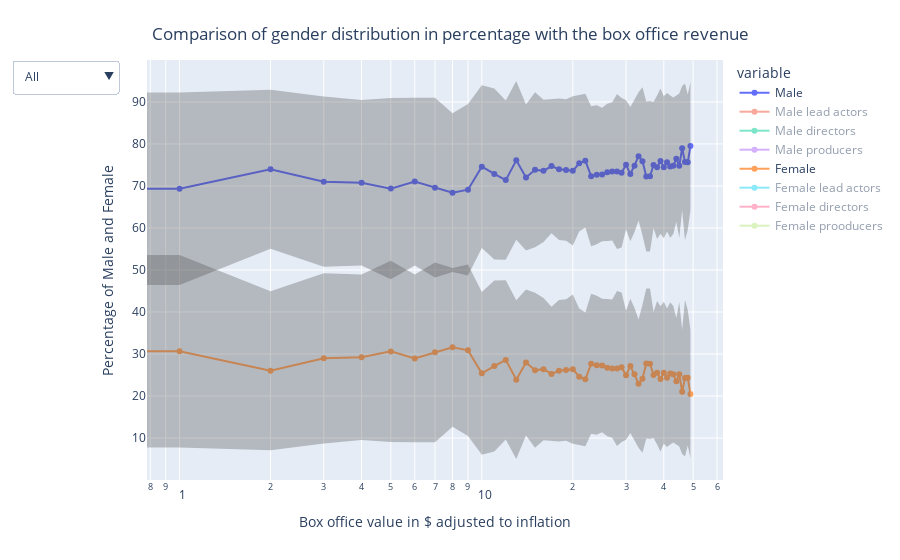

Here is the notebook cell this chart was saved with:
### Markdown cell above
Do the same for romance movies

### Code cell
# set up start plot
fig = px.line(
    df_box_per_years, 
    y=df_box_per_years.columns, 
    labels={
        'index': 'Box office value in $ adjusted to inflation',
        'box_office_value': 'Box office value in $ adjusted to inflation',
        'value': 'Percentage of Male and Female',
    },
    markers=True,
    log_x=True,
)

cat_stds = ['male_all', 'female_all', 'male_actors', 'female_actors', 'male_director', 'female_director', 'male_producer', 'female_producer']
for cat_std in cat_stds:
    fig.add_trace(
        go.Scatter(
            name=cat_std,
            x=list(df_box_per_years.index),
            y=df_box_per_years[cat_std] + df_stds['{}_std'.format(cat_std)],
            mode='lines',
            marker=dict(color="#444"),
            line=dict(width=0),
            showlegend=False
        )
    )
    fig.add_trace(
        go.Scatter(
            name=cat_std,
            x=list(df_box_per_years.index),
            y=df_box_per_years[cat_std] - df_stds['{}_std'.format(cat_std)],
            marker=dict(color="#444"),
            line=dict(width=0),
            mode='lines',
            fillcolor='rgba(68, 68, 68, 0.3)',
            fill='tonexty',
            showlegend=False
        )
    )

# groups and trace visibilities
categories = {
    'All':['male_all', 'female_all'], 
    'Lead Actors':['male_actors', 'female_actors'],
    'Directors':['male_director', 'female_director'],
    'Producers':['male_producer', 'female_producer'],
}
visibleCats = {}
for cat, cols in categories.items():
    visibleCats[cat] = [col in cols for col in df_box_per_years.columns]

for cat, cols in categories.items():
    vis = [2*[col[:-4] in cols] for col in df_stds.columns]
    visFlat = [item for sublist in vis for item in sublist]
    visibleCats[cat].extend(visFlat)

buttons = []
for cat, vis in visibleCats.items():
    button = dict(label=cat,
                    method = 'restyle',
                    args = ['visible',vis])
    buttons.append(button)

# update layout with buttons                       
fig.update_layout(
    updatemenus=[
        dict(
        type="dropdown",
        direction="down",
        buttons = buttons)
    ],
    hovermode='x'
)

variableNames = {
    'male_all': 'Male',
    'female_all': 'Female',
    'male_actors': 'Male lead actors',
    'female_actors': 'Female lead actors',
    'male_director': 'Male directors',
    'female_director': 'Female directors',
    'male_producer': 'Male producers',
    'female_producer': 'Female prooducers',
}

fig.for_each_trace(
    lambda t: t.update(
        visible = True if t.name in categories['All'] else "legendonly",
        name = variableNames.get(t.name) if variableNames.get(t.name) else t.name
    )
)

fig.update_layout(
    title={
        'text': "Comparison of gender distribution in percentage with the box office revenue",
        'y':0.95,
        'x':0.5,
        'xanchor': 'center',
        'yanchor': 'top'},
)

# buttons
fig.show()
plotly.offline.plot(fig, filename=os.path.join(PLOTS_PATH, 'gender_ratio_box_office.html'))

### Figure 1 — Plotly figure (JSON) as saved in the notebook; plotly's stock layout.template omitted (floating-point values rounded to 4 significant figures)
{"data": [{"hovertemplate": "variable=male_all<br>Box office value in $ adjusted to inflation=%{x}<br>Percentage of Male and Female=%{y}<extra></extra>", "legendgroup": "male_all", "line": {"color": "#636efa", "dash": "solid"}, "marker": {"symbol": "circle"}, "mode": "lines+markers", "name": "Male", "orientation": "v", "showlegend": true, "type": "scatter", "visible": true, "x": [0, 1, 2, 3, 4, 5, 6, 7, 8, 9, 10, 11, 12, 13, 14, 15, 16, 17, 18, 19, 20, 21, 22, 23, 24, 25, 26, 27, 28, 29, 30, 31, 32, 33, 34, 35, 36, 37, 38, 39, 40, 41, 42, 43, 44, 45, 46, 47, 48, 49], "xaxis": "x", "y": [69.79, 69.32, 73.99, 71.03, 70.76, 69.37, 71.05, 69.61, 68.41, 69.11, 74.6, 72.87, 71.4, 76.09, 72.04, 73.85, 73.6, 74.74, 73.99, 73.81, 73.6, 75.4, 76.03, 72.3, 72.69, 72.71, 73.24, 73.47, 73.45, 73.14, 75.05, 72.83, 74.81, 77.05, 75.89, 72.26, 72.32, 75, 74.46, 75.91, 74.46, 75.64, 74.61, 74.79, 76.5, 74.81, 79.01, 75.72, 75.63, 79.5], "yaxis": "y"}, {"hovertemplate": "variable=male_actors<br>Box office value in $ adjusted to inflation=%{x}<br>Percentage of Male and Female=%{y}<extra></extra>", "legendgroup": "male_actors", "line": {"color": "#EF553B", "dash": "solid"}, "marker": {"symbol": "circle"}, "mode": "lines+markers", "name": "Male lead actors", "orientation": "v", "showlegend": true, "type": "scatter", "visible": "legendonly", "x": [0, 1, 2, 3, 4, 5, 6, 7, 8, 9, 10, 11, 12, 13, 14, 15, 16, 17, 18, 19, 20, 21, 22, 23, 24, 25, 26, 27, 28, 29, 30, 31, 32, 33, 34, 35, 36, 37, 38, 39, 40, 41, 42, 43, 44, 45, 46, 47, 48, 49], "xaxis": "x", "y": [63.14, 60.61, 65.22, 64.76, 62.14, 63.49, 61.21, 61.13, 62.44, 59.59, 67.03, 65.82, 63.23, 69.3, 63.02, 67.15, 66.36, 66.38, 64.43, 66.29, 65.67, 66.87, 67.38, 62.68, 62.9, 64.08, 66.37, 65.65, 66.42, 63.96, 67.27, 64.24, 66.6, 68.85, 66.52, 64.03, 64.85, 67.35, 66.67, 67.87, 65.84, 65.95, 67.23, 66.38, 68.27, 64.94, 71.21, 66.51, 69.66, 72.22], "yaxis": "y"}, {"hovertemplate": "variable=male_director<br>Box office value in $ adjusted to inflation=%{x}<br>Percentage of Male and Female=%{y}<extra></extra>", "legendgroup": "male_director", "line": {"color": "#00cc96", "dash": "solid"}, "marker": {"symbol": "circle"}, "mode": "lines+markers", "name": "Male directors", "orientation": "v", "showlegend": true, "type": "scatter", "visible": "legendonly", "x": [0, 1, 2, 3, 4, 5, 6, 7, 8, 9, 10, 11, 12, 13, 14, 15, 16, 17, 18, 19, 20, 21, 22, 23, 24, 25, 26, 27, 28, 29, 30, 31, 32, 33, 34, 35, 36, 37, 38, 39, 40, 41, 42, 43, 44, 45, 46, 47, 48, 49], "xaxis": "x", "y": [89.36, 87.01, 91.77, 88.54, 91.67, 86.58, 93.67, 88.89, 85.8, 93.08, 96.79, 91.03, 87.65, 91.98, 98.77, 93.17, 95.62, 95.09, 96.32, 92.64, 93.87, 97.58, 98.17, 97.56, 95.76, 95.76, 93.94, 93.9, 93.98, 94.51, 96.34, 94.55, 96.39, 96.99, 95.12, 95.78, 95.18, 95.81, 94.58, 96.34, 96.99, 98.79, 95.78, 96.39, 97.59, 97.59, 100, 95.18, 95.76, 98.78], "yaxis": "y"}, {"hovertemplate": "variable=male_producer<br>Box office value in $ adjusted to inflation=%{x}<br>Percentage of Male and Female=%{y}<extra></extra>", "legendgroup": "male_producer", "line": {"color": "#ab63fa", "dash": "solid"}, "marker": {"symbol": "circle"}, "mode": "lines+markers", "name": "Male producers", "orientation": "v", "showlegend": true, "type": "scatter", "visible": "legendonly", "x": [0, 1, 2, 3, 4, 5, 6, 7, 8, 9, 10, 11, 12, 13, 14, 15, 16, 17, 18, 19, 20, 21, 22, 23, 24, 25, 26, 27, 28, 29, 30, 31, 32, 33, 34, 35, 36, 37, 38, 39, 40, 41, 42, 43, 44, 45, 46, 47, 48, 49], "xaxis": "x", "y": [79.55, 85.05, 90.53, 81.48, 86.41, 84.85, 89.52, 83.93, 80.87, 90.09, 89.6, 81.74, 89.23, 91.15, 88.5, 89.34, 88.37, 92.65, 94.78, 91.73, 90.91, 93.89, 94.93, 93.01, 93.53, 93.48, 89.47, 89.44, 90.85, 94.48, 91.1, 93.15, 91.43, 94, 93.62, 85.62, 88.59, 90.38, 91.95, 91.03, 90.62, 88.61, 88.08, 91.61, 91.82, 93.08, 91.36, 90.85, 81.99, 85.37], "yaxis": "y"}, {"hovertemplate": "variable=female_all<br>Box office value in $ adjusted to inflation=%{x}<br>Percentage of Male and Female=%{y}<extra></extra>", "legendgroup": "female_all", "line": {"color": "#FFA15A", "dash": "solid"}, "marker": {"symbol": "circle"}, "mode": "lines+markers", "name": "Female", "orientation": "v", "showlegend": true, "type": "scatter", "visible": true, "x": [0, 1, 2, 3, 4, 5, 6, 7, 8, 9, 10, 11, 12, 13, 14, 15, 16, 17, 18, 19, 20, 21, 22, 23, 24, 25, 26, 27, 28, 29, 30, 31, 32, 33, 34, 35, 36, 37, 38, 39, 40, 41, 42, 43, 44, 45, 46, 47, 48, 49], "xaxis": "x", "y": [30.21, 30.68, 26.01, 28.97, 29.24, 30.63, 28.95, 30.39, 31.59, 30.89, 25.4, 27.13, 28.6, 23.91, 27.96, 26.15, 26.4, 25.26, 26.01, 26.19, 26.4, 24.6, 23.97, 27.7, 27.31, 27.29, 26.76, 26.53, 26.55, 26.86, 24.95, 27.17, 25.19, 22.95, 24.11, 27.74, 27.68, 25, 25.54, 24.09, 25.54, 24.36, 25.39, 25.21, 23.5, 25.19, 20.99, 24.28, 24.37, 20.5], "yaxis": "y"}, {"hovertemplate": "variable=female_actors<br>Box office value in $ adjusted to inflation=%{x}<br>Percentage of Male and Female=%{y}<extra></extra>", "legendgroup": "female_actors", "line": {"color": "#19d3f3", "dash": "solid"}, "marker": {"symbol": "circle"}, "mode": "lines+markers", "name": "Female lead actors", "orientation": "v", "showlegend": true, "type": "scatter", "visible": "legendonly", "x": [0, 1, 2, 3, 4, 5, 6, 7, 8, 9, 10, 11, 12, 13, 14, 15, 16, 17, 18, 19, 20, 21, 22, 23, 24, 25, 26, 27, 28, 29, 30, 31, 32, 33, 34, 35, 36, 37, 38, 39, 40, 41, 42, 43, 44, 45, 46, 47, 48, 49], "xaxis": "x", "y": [36.86, 39.39, 34.78, 35.24, 37.86, 36.51, 38.79, 38.87, 37.56, 40.41, 32.97, 34.18, 36.77, 30.7, 36.98, 32.85, 33.64, 33.62, 35.57, 33.71, 34.33, 33.13, 32.62, 37.32, 37.1, 35.92, 33.63, 34.35, 33.58, 36.04, 32.73, 35.76, 33.4, 31.15, 33.48, 35.97, 35.15, 32.65, 33.33, 32.13, 34.16, 34.05, 32.77, 33.62, 31.73, 35.06, 28.79, 33.49, 30.34, 27.78], "yaxis": "y"}, {"hovertemplate": "variable=female_director<br>Box office value in $ adjusted to inflation=%{x}<br>Percentage of Male and Female=%{y}<extra></extra>", "legendgroup": "female_director", "line": {"color": "#FF6692", "dash": "solid"}, "marker": {"symbol": "circle"}, "mode": "lines+markers", "name": "Female directors", "orientation": "v", "showlegend": true, "type": "scatter", "visible": "legendonly", "x": [0, 1, 2, 3, 4, 5, 6, 7, 8, 9, 10, 11, 12, 13, 14, 15, 16, 17, 18, 19, 20, 21, 22, 23, 24, 25, 26, 27, 28, 29, 30, 31, 32, 33, 34, 35, 36, 37, 38, 39, 40, 41, 42, 43, 44, 45, 46, 47, 48, 49], "xaxis": "x", "y": [10.64, 12.99, 8.228, 11.46, 8.333, 13.42, 6.329, 11.11, 14.2, 6.918, 3.205, 8.974, 12.35, 8.025, 1.227, 6.832, 4.375, 4.908, 3.681, 7.362, 6.135, 2.424, 1.829, 2.439, 4.242, 4.242, 6.061, 6.098, 6.024, 5.488, 3.659, 5.455, 3.614, 3.012, 4.878, 4.217, 4.819, 4.192, 5.422, 3.659, 3.012, 1.212, 4.217, 3.614, 2.41, 2.41, 0, 4.819, 4.242, 1.22], "yaxis": "y"}, {"hovertemplate": "variable=female_producer<br>Box office value in $ adjusted to inflation=%{x}<br>Percentage of Male and Female=%{y}<extra></extra>", "legendgroup": "female_producer", "line": {"color": "#B6E880", "dash": "solid"}, "marker": {"symbol": "circle"}, "mode": "lines+markers", "name": "Female prooducers", "orientation": "v", "showlegend": true, "type": "scatter", "visible": "legendonly", "x": [0, 1, 2, 3, 4, 5, 6, 7, 8, 9, 10, 11, 12, 13, 14, 15, 16, 17, 18, 19, 20, 21, 22, 23, 24, 25, 26, 27, 28, 29, 30, 31, 32, 33, 34, 35, 36, 37, 38, 39, 40, 41, 42, 43, 44, 45, 46, 47, 48, 49], "xaxis": "x", "y": [20.45, 14.95, 9.474, 18.52, 13.59, 15.15, 10.48, 16.07, 19.13, 9.91, 10.4, 18.26, 10.77, 8.85, 11.5, 10.66, 11.63, 7.353, 5.224, 8.271, 9.091, 6.107, 5.072, 6.993, 6.475, 6.522, 10.53, 10.56, 9.155, 5.517, 8.904, 6.849, 8.571, 6, 6.383, 14.38, 11.41, 9.615, 8.054, 8.974, 9.375, 11.39, 11.92, 8.387, 8.176, 6.918, 8.642, 9.146, 18.01, 14.63], "yaxis": "y"}, {"line": {"width": 0}, "marker": {"color": "#444"}, "mode": "lines", "name": "Male", "showlegend": false, "type": "scatter", "visible": true, "x": [0, 1, 2, 3, 4, 5, 6, 7, 8, 9, 10, 11, 12, 13, 14, 15, 16, 17, 18, 19, 20, 21, 22, 23, 24, 25, 26, 27, 28, 29, 30, 31, 32, 33, 34, 35, 36, 37, 38, 39, 40, 41, 42, 43, 44, 45, 46, 47, 48, 49], "y": [92.18, 92.24, 92.92, 91.29, 90.48, 90.92, 91.02, 90.97, 87.31, 89.51, 93.95, 93.23, 90.33, 94.98, 89.41, 92.31, 90.52, 90.71, 90.83, 90.66, 91.35, 91.66, 91.96, 88.95, 89.22, 88.6, 89.58, 89.91, 91.88, 90.92, 90.42, 88.82, 90.59, 92.31, 93.51, 90.11, 90.22, 89.97, 91.52, 93.22, 91.37, 92.1, 91.55, 91.03, 91.56, 92.01, 93.79, 94.38, 91.74, 94.75]}, {"fill": "tonexty", "fillcolor": "rgba(68, 68, 68, 0.3)", "line": {"width": 0}, "marker": {"color": "#444"}, "mode": "lines", "name": "Male", "showlegend": false, "type": "scatter", "visible": true, "x": [0, 1, 2, 3, 4, 5, 6, 7, 8, 9, 10, 11, 12, 13, 14, 15, 16, 17, 18, 19, 20, 21, 22, 23, 24, 25, 26, 27, 28, 29, 30, 31, 32, 33, 34, 35, 36, 37, 38, 39, 40, 41, 42, 43, 44, 45, 46, 47, 48, 49], "y": [47.4, 46.41, 55.06, 50.77, 51.05, 47.82, 51.08, 48.24, 49.5, 48.71, 55.26, 52.52, 52.46, 57.2, 54.67, 55.39, 56.67, 58.77, 57.15, 56.97, 55.85, 59.14, 60.09, 55.65, 56.15, 56.82, 56.9, 57.02, 55.02, 55.36, 59.68, 56.85, 59.03, 61.79, 58.27, 54.42, 54.43, 60.03, 57.41, 58.61, 57.55, 59.18, 57.67, 58.56, 61.44, 57.6, 64.23, 57.07, 59.52, 64.25]}, {"line": {"width": 0}, "marker": {"color": "#444"}, "mode": "lines", "name": "Female", "showlegend": false, "type": "scatter", "visible": true, "x": [0, 1, 2, 3, 4, 5, 6, 7, 8, 9, 10, 11, 12, 13, 14, 15, 16, 17, 18, 19, 20, 21, 22, 23, 24, 25, 26, 27, 28, 29, 30, 31, 32, 33, 34, 35, 36, 37, 38, 39, 40, 41, 42, 43, 44, 45, 46, 47, 48, 49], "y": [52.6, 53.59, 44.94, 49.23, 48.95, 52.18, 48.92, 51.76, 50.5, 51.29, 44.74, 47.48, 47.54, 42.8, 45.33, 44.61, 43.33, 41.23, 42.85, 43.03, 44.15, 40.86, 39.91, 44.35, 43.85, 43.18, 43.1, 42.98, 44.98, 44.64, 40.32, 43.15, 40.97, 38.21, 41.73, 45.58, 45.57, 39.97, 42.59, 41.39, 42.45, 40.82, 42.33, 41.44, 38.56, 42.4, 35.77, 42.93, 40.48, 35.75]}, {"fill": "tonexty", "fillcolor": "rgba(68, 68, 68, 0.3)", "line": {"width": 0}, "marker": {"color": "#444"}, "mode": "lines", "name": "Female", "showlegend": false, "type": "scatter", "visible": true, "x": [0, 1, 2, 3, 4, 5, 6, 7, 8, 9, 10, 11, 12, 13, 14, 15, 16, 17, 18, 19, 20, 21, 22, 23, 24, 25, 26, 27, 28, 29, 30, 31, 32, 33, 34, 35, 36, 37, 38, 39, 40, 41, 42, 43, 44, 45, 46, 47, 48, 49], "y": [7.823, 7.76, 7.083, 8.715, 9.52, 9.084, 8.983, 9.029, 12.69, 10.49, 6.049, 6.773, 9.669, 5.016, 10.59, 7.69, 9.48, 9.292, 9.171, 9.341, 8.646, 8.336, 8.039, 11.05, 10.78, 11.4, 10.42, 10.09, 8.12, 9.079, 9.584, 11.18, 9.405, 7.687, 6.487, 9.893, 9.784, 10.03, 8.478, 6.779, 8.634, 7.896, 8.454, 8.971, 8.444, 7.986, 6.214, 5.618, 8.257, 5.246]}, {"line": {"width": 0}, "marker": {"color": "#444"}, "mode": "lines", "name": "Male lead actors", "showlegend": false, "type": "scatter", "visible": "legendonly", "x": [0, 1, 2, 3, 4, 5, 6, 7, 8, 9, 10, 11, 12, 13, 14, 15, 16, 17, 18, 19, 20, 21, 22, 23, 24, 25, 26, 27, 28, 29, 30, 31, 32, 33, 34, 35, 36, 37, 38, 39, 40, 41, 42, 43, 44, 45, 46, 47, 48, 49], "y": [87.8, 86.12, 89.12, 87.47, 85.89, 86.61, 87.27, 85.56, 84.2, 84.01, 90.38, 88.51, 85.62, 91.46, 85.92, 87.92, 86.91, 86.47, 85.99, 87.5, 87.06, 88.07, 87.24, 83.43, 82.7, 82.93, 85.42, 85.03, 88.07, 84.85, 85.65, 83.55, 86.05, 87.78, 87.56, 83.33, 87.08, 85.2, 86.31, 88.54, 86.35, 85.82, 85.35, 85.06, 86.69, 86.47, 90.53, 88.51, 87.23, 88.95]}, {"fill": "tonexty", "fillcolor": "rgba(68, 68, 68, 0.3)", "line": {"width": 0}, "marker": {"color": "#444"}, "mode": "lines", "name": "Male lead actors", "showlegend": false, "type": "scatter", "visible": "legendonly", "x": [0, 1, 2, 3, 4, 5, 6, 7, 8, 9, 10, 11, 12, 13, 14, 15, 16, 17, 18, 19, 20, 21, 22, 23, 24, 25, 26, 27, 28, 29, 30, 31, 32, 33, 34, 35, 36, 37, 38, 39, 40, 41, 42, 43, 44, 45, 46, 47, 48, 49], "y": [38.48, 35.1, 41.31, 42.05, 38.4, 40.37, 35.16, 36.7, 40.68, 35.18, 43.68, 43.13, 40.84, 47.14, 40.11, 46.38, 45.82, 46.29, 42.88, 45.09, 44.28, 45.67, 47.52, 41.93, 43.09, 45.23, 47.32, 46.26, 44.76, 43.08, 48.89, 44.92, 47.16, 49.92, 45.47, 44.73, 42.61, 49.49, 47.03, 47.21, 45.34, 46.08, 49.11, 47.7, 49.86, 43.4, 51.9, 44.51, 52.09, 55.5]}, {"line": {"width": 0}, "marker": {"color": "#444"}, "mode": "lines", "name": "Female lead actors", "showlegend": false, "type": "scatter", "visible": "legendonly", "x": [0, 1, 2, 3, 4, 5, 6, 7, 8, 9, 10, 11, 12, 13, 14, 15, 16, 17, 18, 19, 20, 21, 22, 23, 24, 25, 26, 27, 28, 29, 30, 31, 32, 33, 34, 35, 36, 37, 38, 39, 40, 41, 42, 43, 44, 45, 46, 47, 48, 49], "y": [61.52, 64.9, 58.69, 57.95, 61.6, 59.63, 64.84, 63.3, 59.32, 64.82, 56.32, 56.87, 59.16, 52.86, 59.89, 53.62, 54.18, 53.71, 57.12, 54.91, 55.72, 54.33, 52.48, 58.07, 56.91, 54.77, 52.68, 53.74, 55.24, 56.92, 51.11, 55.08, 52.84, 50.08, 54.53, 55.27, 57.39, 50.51, 52.97, 52.79, 54.66, 53.92, 50.89, 52.3, 50.14, 56.6, 48.1, 55.49, 47.91, 44.5]}, {"fill": "tonexty", "fillcolor": "rgba(68, 68, 68, 0.3)", "line": {"width": 0}, "marker": {"color": "#444"}, "mode": "lines", "name": "Female lead actors", "showlegend": false, "type": "scatter", "visible": "legendonly", "x": [0, 1, 2, 3, 4, 5, 6, 7, 8, 9, 10, 11, 12, 13, 14, 15, 16, 17, 18, 19, 20, 21, 22, 23, 24, 25, 26, 27, 28, 29, 30, 31, 32, 33, 34, 35, 36, 37, 38, 39, 40, 41, 42, 43, 44, 45, 46, 47, 48, 49], "y": [12.2, 13.88, 10.88, 12.53, 14.11, 13.39, 12.73, 14.44, 15.8, 15.99, 9.625, 11.49, 14.38, 8.544, 14.08, 12.08, 13.09, 13.53, 14.01, 12.5, 12.94, 11.93, 12.76, 16.57, 17.3, 17.07, 14.58, 14.97, 11.93, 15.15, 14.35, 16.45, 13.95, 12.22, 12.44, 16.67, 12.92, 14.8, 13.69, 11.46, 13.65, 14.18, 14.65, 14.94, 13.31, 13.53, 9.474, 11.49, 12.77, 11.05]}, {"line": {"width": 0}, "marker": {"color": "#444"}, "mode": "lines", "name": "Male directors", "showlegend": false, "type": "scatter", "visible": "legendonly", "x": [0, 1, 2, 3, 4, 5, 6, 7, 8, 9, 10, 11, 12, 13, 14, 15, 16, 17, 18, 19, 20, 21, 22, 23, 24, 25, 26, 27, 28, 29, 30, 31, 32, 33, 34, 35, 36, 37, 38, 39, 40, 41, 42, 43, 44, 45, 46, 47, 48, 49], "y": [120.3, 120.7, 119.3, 120.5, 119.4, 120.8, 118.1, 120.4, 120.8, 118.5, 114.5, 119.7, 120.7, 119.2, 109.8, 118.5, 116.1, 116.8, 115.2, 118.8, 117.9, 113.0, 111.6, 113.0, 116.0, 116.0, 117.9, 117.9, 117.8, 117.4, 115.2, 117.3, 115.1, 114.1, 116.7, 115.9, 116.7, 115.9, 117.3, 115.2, 114.1, 109.8, 115.9, 115.1, 113.0, 113.0, 100, 116.7, 116.0, 109.8]}, {"fill": "tonexty", "fillcolor": "rgba(68, 68, 68, 0.3)", "line": {"width": 0}, "marker": {"color": "#444"}, "mode": "lines", "name": "Male directors", "showlegend": false, "type": "scatter", "visible": "legendonly", "x": [0, 1, 2, 3, 4, 5, 6, 7, 8, 9, 10, 11, 12, 13, 14, 15, 16, 17, 18, 19, 20, 21, 22, 23, 24, 25, 26, 27, 28, 29, 30, 31, 32, 33, 34, 35, 36, 37, 38, 39, 40, 41, 42, 43, 44, 45, 46, 47, 48, 49], "y": [58.42, 53.29, 64.21, 56.57, 63.94, 52.37, 69.24, 57.36, 50.79, 67.63, 79.12, 62.35, 54.66, 64.72, 87.73, 67.86, 75.11, 73.42, 77.43, 66.44, 69.79, 82.15, 84.73, 82.09, 75.54, 75.54, 70.01, 69.9, 70.11, 71.67, 77.51, 71.77, 77.66, 79.84, 73.52, 75.62, 73.7, 75.71, 71.87, 77.51, 79.84, 87.81, 75.62, 77.66, 82.21, 82.21, 100, 73.7, 75.54, 87.77]}, {"line": {"width": 0}, "marker": {"color": "#444"}, "mode": "lines", "name": "Female directors", "showlegend": false, "type": "scatter", "visible": "legendonly", "x": [0, 1, 2, 3, 4, 5, 6, 7, 8, 9, 10, 11, 12, 13, 14, 15, 16, 17, 18, 19, 20, 21, 22, 23, 24, 25, 26, 27, 28, 29, 30, 31, 32, 33, 34, 35, 36, 37, 38, 39, 40, 41, 42, 43, 44, 45, 46, 47, 48, 49], "y": [41.58, 46.71, 35.79, 43.43, 36.06, 47.63, 30.76, 42.64, 49.21, 32.37, 20.88, 37.65, 45.34, 35.28, 12.27, 32.14, 24.89, 26.58, 22.57, 33.56, 30.21, 17.85, 15.27, 17.91, 24.46, 24.46, 29.99, 30.1, 29.89, 28.33, 22.49, 28.23, 22.34, 20.16, 26.48, 24.38, 26.3, 24.29, 28.13, 22.49, 20.16, 12.19, 24.38, 22.34, 17.79, 17.79, 0, 26.3, 24.46, 12.23]}, {"fill": "tonexty", "fillcolor": "rgba(68, 68, 68, 0.3)", "line": {"width": 0}, "marker": {"color": "#444"}, "mode": "lines", "name": "Female directors", "showlegend": false, "type": "scatter", "visible": "legendonly", "x": [0, 1, 2, 3, 4, 5, 6, 7, 8, 9, 10, 11, 12, 13, 14, 15, 16, 17, 18, 19, 20, 21, 22, 23, 24, 25, 26, 27, 28, 29, 30, 31, 32, 33, 34, 35, 36, 37, 38, 39, 40, 41, 42, 43, 44, 45, 46, 47, 48, 49], "y": [-20.3, -20.74, -19.34, -20.5, -19.39, -20.78, -18.1, -20.41, -20.81, -18.54, -14.47, -19.7, -20.65, -19.23, -9.816, -18.48, -16.14, -16.76, -15.21, -18.83, -17.94, -13.0, -11.61, -13.03, -15.97, -15.97, -17.87, -17.9, -17.84, -17.36, -15.17, -17.32, -15.11, -14.13, -16.73, -15.94, -16.66, -15.91, -17.29, -15.17, -14.13, -9.764, -15.94, -15.11, -12.97, -12.97, 0, -16.66, -15.97, -9.79]}, {"line": {"width": 0}, "marker": {"color": "#444"}, "mode": "lines", "name": "Male producers", "showlegend": false, "type": "scatter", "visible": "legendonly", "x": [0, 1, 2, 3, 4, 5, 6, 7, 8, 9, 10, 11, 12, 13, 14, 15, 16, 17, 18, 19, 20, 21, 22, 23, 24, 25, 26, 27, 28, 29, 30, 31, 32, 33, 34, 35, 36, 37, 38, 39, 40, 41, 42, 43, 44, 45, 46, 47, 48, 49], "y": [120.1, 120.9, 120.0, 120.5, 120.8, 120.9, 120.3, 120.8, 120.4, 120.1, 120.2, 120.5, 120.3, 119.7, 120.5, 120.3, 120.6, 118.8, 117.1, 119.4, 119.8, 117.9, 117.0, 118.6, 118.2, 118.3, 120.3, 120.3, 119.8, 117.4, 119.7, 118.5, 119.5, 117.8, 118.1, 120.8, 120.5, 120.0, 119.3, 119.7, 119.9, 120.5, 120.6, 119.4, 119.3, 118.5, 119.5, 119.8, 120.5, 120.8]}, {"fill": "tonexty", "fillcolor": "rgba(68, 68, 68, 0.3)", "line": {"width": 0}, "marker": {"color": "#444"}, "mode": "lines", "name": "Male producers", "showlegend": false, "type": "scatter", "visible": "legendonly", "x": [0, 1, 2, 3, 4, 5, 6, 7, 8, 9, 10, 11, 12, 13, 14, 15, 16, 17, 18, 19, 20, 21, 22, 23, 24, 25, 26, 27, 28, 29, 30, 31, 32, 33, 34, 35, 36, 37, 38, 39, 40, 41, 42, 43, 44, 45, 46, 47, 48, 49], "y": [38.98, 49.22, 61.09, 42.46, 51.97, 48.81, 58.75, 47.04, 41.36, 60.08, 58.95, 42.94, 58.11, 62.62, 56.45, 58.36, 56.19, 66.45, 72.44, 64.08, 62.05, 69.86, 72.9, 67.41, 68.83, 68.7, 58.67, 58.59, 61.9, 71.57, 62.52, 67.8, 63.33, 70.17, 69.08, 50.42, 56.69, 60.81, 64.64, 62.35, 61.39, 56.73, 55.57, 63.8, 64.34, 67.63, 63.17, 61.94, 43.44, 49.91]}, {"line": {"width": 0}, "marker": {"color": "#444"}, "mode": "lines", "name": "Female prooducers", "showlegend": false, "type": "scatter", "visible": "legendonly", "x": [0, 1, 2, 3, 4, 5, 6, 7, 8, 9, 10, 11, 12, 13, 14, 15, 16, 17, 18, 19, 20, 21, 22, 23, 24, 25, 26, 27, 28, 29, 30, 31, 32, 33, 34, 35, 36, 37, 38, 39, 40, 41, 42, 43, 44, 45, 46, 47, 48, 49], "y": [61.02, 50.78, 38.91, 57.54, 48.03, 51.19, 41.25, 52.96, 58.64, 39.92, 41.05, 57.06, 41.89, 37.38, 43.55, 41.64, 43.81, 33.55, 27.56, 35.92, 37.95, 30.14, 27.1, 32.59, 31.17, 31.3, 41.33, 41.41, 38.1, 28.43, 37.48, 32.2, 36.67, 29.83, 30.92, 49.58, 43.31, 39.19, 35.36, 37.65, 38.61, 43.27, 44.43, 36.2, 35.66, 32.37, 36.83, 38.06, 56.56, 50.09]}, {"fill": "tonexty", "fillcolor": "rgba(68, 68, 68, 0.3)", "line": {"width": 0}, "marker": {"color": "#444"}, "mode": "lines", "name": "Female prooducers", "showlegend": false, "type": "scatter", "visible": "legendonly", "x": [0, 1, 2, 3, 4, 5, 6, 7, 8, 9, 10, 11, 12, 13, 14, 15, 16, 17, 18, 19, 20, 21, 22, 23, 24, 25, 26, 27, 28, 29, 30, 31, 32, 33, 34, 35, 36, 37, 38, 39, 40, 41, 42, 43, 44, 45, 46, 47, 48, 49], "y": [-20.11, -20.88, -19.97, -20.51, -20.85, -20.89, -20.3, -20.82, -20.37, -20.11, -20.25, -20.54, -20.35, -19.68, -20.55, -20.33, -20.55, -18.84, -17.11, -19.38, -19.77, -17.93, -16.95, -18.6, -18.22, -18.26, -20.28, -20.28, -19.79, -17.39, -19.67, -18.5, -19.52, -17.83, -18.15, -20.82, -20.49, -19.96, -19.25, -19.7, -19.86, -20.48, -20.59, -19.42, -19.31, -18.54, -19.54, -19.77, -20.54, -20.82]}], "layout": {"hovermode": "x", "legend": {"title": {"text": "variable"}, "tracegroupgap": 0}, "margin": {"t": 60}, "title": {"text": "Comparison of gender distribution in percentage with the box office revenue", "x": 0.5, "xanchor": "center", "y": 0.95, "yanchor": "top"}, "updatemenus": [{"buttons": [{"args": ["visible", [true, false, false, false, true, false, false, false, true, true, true, true, false, false, false, false, false, false, false, false, false, false, false, false]], "label": "All", "method": "restyle"}, {"args": ["visible", [false, true, false, false, false, true, false, false, false, false, false, false, true, true, true, true, false, false, false, false, false, false, false, false]], "label": "Lead Actors", "method": "restyle"}, {"args": ["visible", [false, false, true, false, false, false, true, false, false, false, false, false, false, false, false, false, true, true, true, true, false, false, false, false]], "label": "Directors", "method": "restyle"}, {"args": ["visible", [false, false, false, true, false, false, false, true, false, false, false, false, false, false, false, false, false, false, false, false, true, true, true, true]], "label": "Producers", "method": "restyle"}], "direction": "down", "type": "dropdown"}], "xaxis": {"anchor": "y", "domain": [0, 1], "title": {"text": "Box office value in $ adjusted to inflation"}, "type": "log"}, "yaxis": {"anchor": "x", "domain": [0, 1], "title": {"text": "Percentage of Male and Female"}}}}
